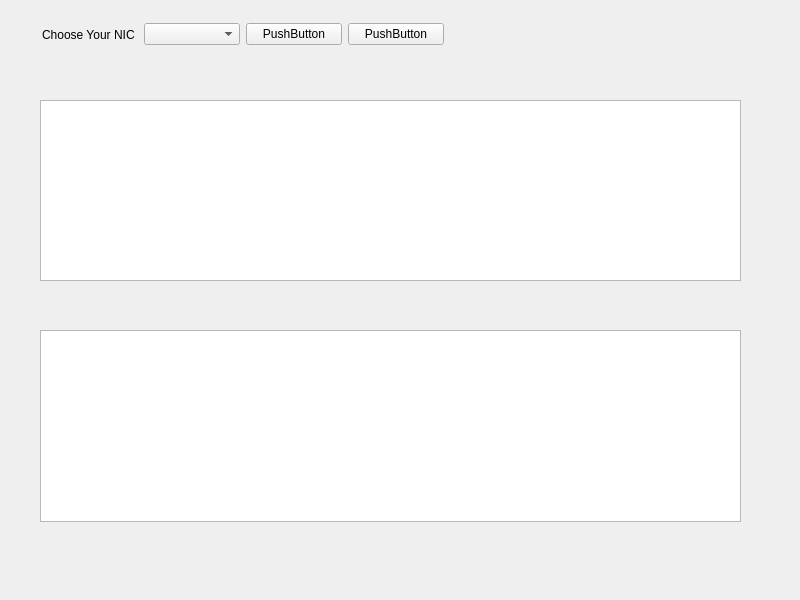
<?xml version="1.0" encoding="UTF-8"?>
<ui version="4.0">
 <class>Sniffer</class>
 <widget class="QWidget" name="Sniffer">
  <property name="geometry">
   <rect>
    <x>0</x>
    <y>0</y>
    <width>800</width>
    <height>600</height>
   </rect>
  </property>
  <property name="windowTitle">
   <string>Sniffer</string>
  </property>
  <widget class="QTextBrowser" name="packet_list">
   <property name="geometry">
    <rect>
     <x>40</x>
     <y>100</y>
     <width>701</width>
     <height>181</height>
    </rect>
   </property>
  </widget>
  <widget class="QTextBrowser" name="packet_cntent">
   <property name="geometry">
    <rect>
     <x>40</x>
     <y>330</y>
     <width>701</width>
     <height>192</height>
    </rect>
   </property>
  </widget>
  <widget class="QWidget" name="layoutWidget">
   <property name="geometry">
    <rect>
     <x>42</x>
     <y>20</y>
     <width>402</width>
     <height>29</height>
    </rect>
   </property>
   <layout class="QHBoxLayout" name="horizontalLayout_3">
    <item>
     <layout class="QHBoxLayout" name="horizontalLayout">
      <item>
       <widget class="QLabel" name="NIC_lable">
        <property name="text">
         <string>Choose Your NIC</string>
        </property>
       </widget>
      </item>
      <item>
       <widget class="QComboBox" name="NIC_box"/>
      </item>
     </layout>
    </item>
    <item>
     <layout class="QHBoxLayout" name="horizontalLayout_2">
      <item>
       <widget class="QPushButton" name="start_cap_btn">
        <property name="text">
         <string>PushButton</string>
        </property>
       </widget>
      </item>
      <item>
       <widget class="QPushButton" name="end_cap_btn">
        <property name="text">
         <string>PushButton</string>
        </property>
       </widget>
      </item>
     </layout>
    </item>
   </layout>
  </widget>
 </widget>
 <resources/>
 <connections/>
</ui>
